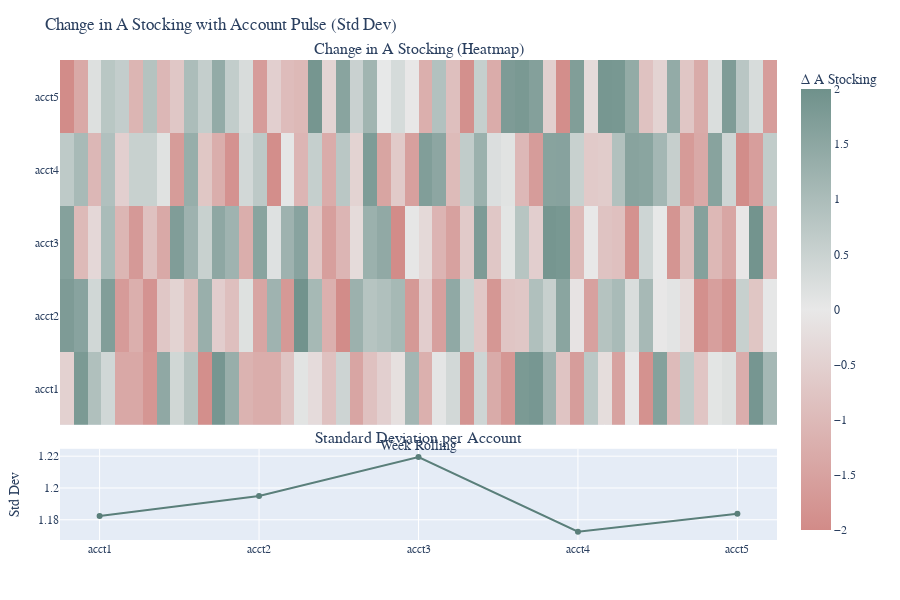

Source (notebook cell):
### Code cell
import pandas as pd
import numpy as np
import plotly.graph_objects as go
from plotly.subplots import make_subplots

# 模拟数据
accounts = [f'acct{i}' for i in range(1, 6)]
weeks = list(range(1, 53))
data = []

np.random.seed(42)
for acct in accounts:
    for week in weeks:
        data.append({
            'account_id': acct,
            'week_rolling': week,
            'change_a_stocking': np.round(np.random.uniform(-2, 2), 2)
        })

df = pd.DataFrame(data)

# Pivot table for heatmap
heatmap_data = df.pivot(index='account_id', columns='week_rolling', values='change_a_stocking')

# 计算每个账户的 std（波动）
std_data = df.groupby('account_id')['change_a_stocking'].std().reset_index()

# 创建子图：2行1列（上热力图，下脉搏线）
fig = make_subplots(
    rows=2, cols=1,
    shared_xaxes=True,
    row_heights=[0.8, 0.2],
    vertical_spacing=0.05,
    subplot_titles=("Change in A Stocking (Heatmap)", "Standard Deviation per Account")
)

# 自定义色彩（深冬调）
custom_colors = [
    [0.0, "#d28b88"],  # 深落日粉
    [0.5, "#e8e8e8"],  # 灰米白
    [1.0, "#6f918b"]   # 冬日丛林绿
]

# 添加热力图
fig.add_trace(
    go.Heatmap(
        z=heatmap_data.values,
        x=heatmap_data.columns,
        y=heatmap_data.index,
        colorscale=custom_colors,
        zmin=-2, zmax=2,
        colorbar=dict(title="Δ A Stocking")
    ),
    row=1, col=1
)

# 添加标准差“脉搏图”
fig.add_trace(
    go.Scatter(
        x=std_data['account_id'],
        y=std_data['change_a_stocking'],
        mode='lines+markers',
        line=dict(color='#5a7f7a', width=2),
        marker=dict(size=6),
        name='Std Dev'
    ),
    row=2, col=1
)

# 布局调整
fig.update_layout(
    height=600,
    title="Change in A Stocking with Account Pulse (Std Dev)",
    font=dict(family="Courier New", size=12),
    margin=dict(t=60, l=60, r=40, b=60)
)

fig.update_yaxes(title_text="Std Dev", row=2, col=1)
fig.update_xaxes(title_text="Week Rolling", row=1, col=1)

fig.show()

### Figure 1 — Plotly figure (JSON) as saved in the notebook; plotly's stock layout.template omitted (floating-point values rounded to 4 significant figures; data arrays with more than 128 entries replaced by an {"elided": "..."} marker saying what was removed)
{"data": [{"colorbar": {"title": {"text": "Δ A Stocking"}}, "colorscale": [[0, "#d28b88"], [0.5, "#e8e8e8"], [1, "#6f918b"]], "type": "heatmap", "x": [1, 2, 3, 4, 5, 6, 7, 8, 9, 10, 11, 12, 13, 14, 15, 16, 17, 18, 19, 20, 21, 22, 23, 24, 25, 26, 27, 28, 29, 30, 31, 32, 33, 34, 35, 36, 37, 38, 39, 40, 41, 42, 43, 44, 45, 46, 47, 48, 49, 50, 51, 52], "xaxis": "x", "y": ["acct1", "acct2", "acct3", "acct4", "acct5"], "yaxis": "y", "z": {"elided": "5x52 float values"}, "zmax": 2, "zmin": -2}, {"line": {"color": "#5a7f7a", "width": 2}, "marker": {"size": 6}, "mode": "lines+markers", "name": "Std Dev", "type": "scatter", "x": ["acct1", "acct2", "acct3", "acct4", "acct5"], "xaxis": "x2", "y": [1.182, 1.195, 1.219, 1.172, 1.184], "yaxis": "y2"}], "layout": {"annotations": [{"font": {"size": 16}, "showarrow": false, "text": "Change in A Stocking (Heatmap)", "x": 0.5, "xanchor": "center", "xref": "paper", "y": 1, "yanchor": "bottom", "yref": "paper"}, {"font": {"size": 16}, "showarrow": false, "text": "Standard Deviation per Account", "x": 0.5, "xanchor": "center", "xref": "paper", "y": 0.19, "yanchor": "bottom", "yref": "paper"}], "font": {"family": "Courier New", "size": 12}, "height": 600, "margin": {"b": 60, "l": 60, "r": 40, "t": 60}, "title": {"text": "Change in A Stocking with Account Pulse (Std Dev)"}, "xaxis": {"anchor": "y", "domain": [0, 1], "matches": "x2", "showticklabels": false, "title": {"text": "Week Rolling"}}, "xaxis2": {"anchor": "y2", "domain": [0, 1]}, "yaxis": {"anchor": "x", "domain": [0.24, 1]}, "yaxis2": {"anchor": "x2", "domain": [0, 0.19], "title": {"text": "Std Dev"}}}}
